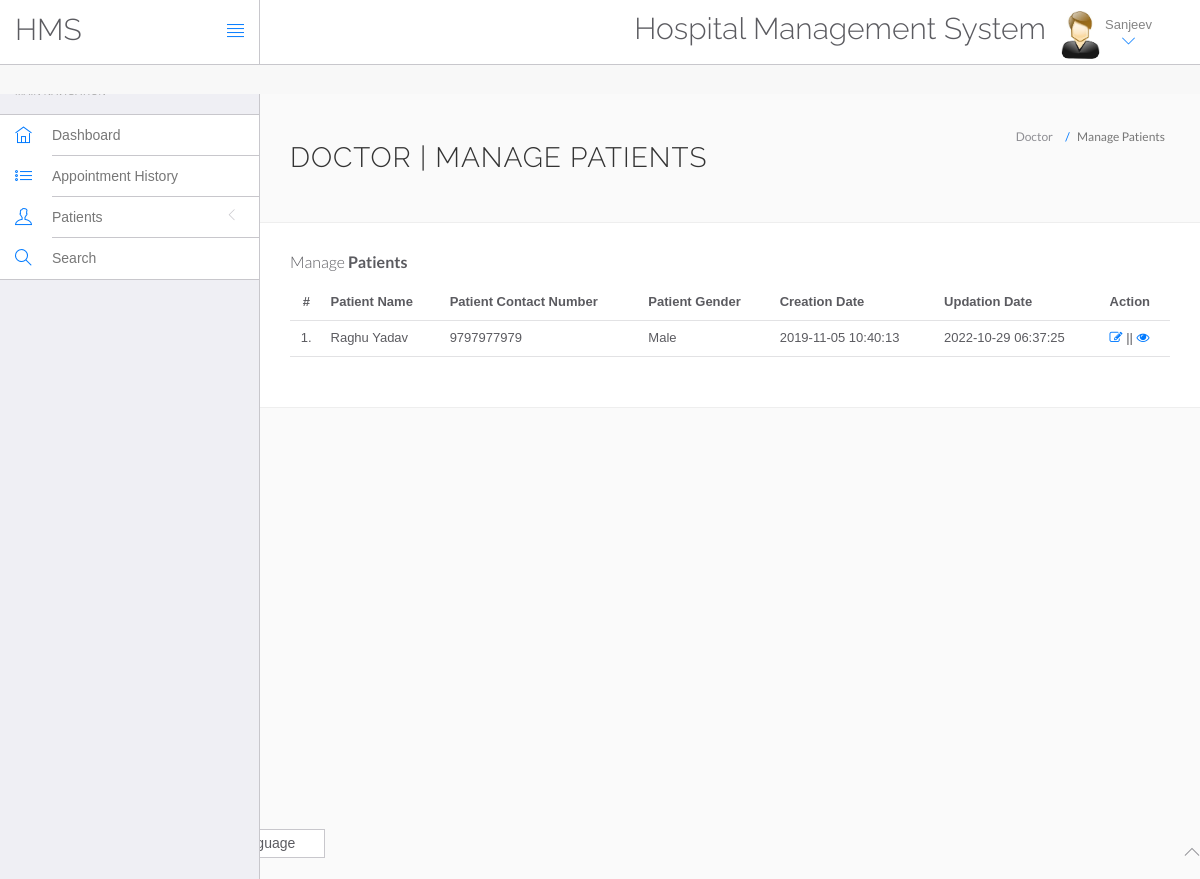
Screenshot of /hms/doctor/manage-patient.php (signed in) with the database file from the repository.
### tables this page shows
CREATE TABLE `doctors` (
  `id` int(11) NOT NULL,
  `specilization` varchar(255) DEFAULT NULL,
  `doctorName` varchar(255) DEFAULT NULL,
  `address` longtext DEFAULT NULL,
  `docFees` varchar(255) DEFAULT NULL,
  `contactno` bigint(11) DEFAULT NULL,
  `docEmail` varchar(255) DEFAULT NULL,
  `password` varchar(255) DEFAULT NULL,
  `creationDate` timestamp NULL DEFAULT current_timestamp(),
  `updationDate` timestamp NULL DEFAULT NULL ON UPDATE current_timestamp()
);

CREATE TABLE `tblpatient` (
  `ID` int(10) NOT NULL,
  `Docid` int(10) DEFAULT NULL,
  `PatientName` varchar(200) DEFAULT NULL,
  `PatientContno` bigint(10) DEFAULT NULL,
  `PatientEmail` varchar(200) DEFAULT NULL,
  `PatientGender` varchar(50) DEFAULT NULL,
  `PatientAdd` mediumtext DEFAULT NULL,
  `PatientAge` int(10) DEFAULT NULL,
  `PatientMedhis` mediumtext DEFAULT NULL,
  `CreationDate` timestamp NULL DEFAULT current_timestamp(),
  `UpdationDate` timestamp NULL DEFAULT NULL ON UPDATE current_timestamp()
);

### hms/doctor/manage-patient.php (the view, shortened to what this page needs)
<?php
include('include/config.php');
?>
<!DOCTYPE html>
<html lang="en">
	<head>
		<link rel="stylesheet" href="vendor/bootstrap/css/bootstrap.min.css">
		<link rel="stylesheet" href="vendor/fontawesome/css/font-awesome.min.css">
		<link rel="stylesheet" href="vendor/themify-icons/themify-icons.min.css">
		<link href="vendor/animate.css/animate.min.css" rel="stylesheet" media="screen">
		<link href="vendor/perfect-scrollbar/perfect-scrollbar.min.css" rel="stylesheet" media="screen">
		<link href="vendor/switchery/switchery.min.css" rel="stylesheet" media="screen">
		<link href="vendor/bootstrap-touchspin/jquery.bootstrap-touchspin.min.css" rel="stylesheet" media="screen">
		<link href="vendor/select2/select2.min.css" rel="stylesheet" media="screen">
		<link href="vendor/bootstrap-datepicker/bootstrap-datepicker3.standalone.min.css" rel="stylesheet" media="screen">
		<link href="vendor/bootstrap-timepicker/bootstrap-timepicker.min.css" rel="stylesheet" media="screen">
		<link rel="stylesheet" href="assets/css/styles.css">
		<link rel="stylesheet" href="assets/css/plugins.css">
		<link rel="stylesheet" href="assets/css/themes/theme-1.css" id="skin_color" />
	</head>
	<body>
		<div id="app">
<?php include('include/sidebar.php');?>
<div class="app-content">
<?php include('include/header.php');?>
<div class="main-content" >
<div class="wrap-content container" id="container">
<section id="page-title">
<div class="row">
<div class="col-sm-8">
<h1 class="mainTitle">Doctor | Manage Patients</h1>
</div>
<ol class="breadcrumb">
<li>
<span>Doctor</span>
</li>
<li class="active">
<span>Manage Patients</span>
</li>
</ol>
</div>
</section>
<div class="container-fluid container-fullw bg-white">
<div class="row">
<div class="col-md-12">
<h5 class="over-title margin-bottom-15">Manage <span class="text-bold">Patients</span></h5>
<table class="table table-hover" id="sample-table-1">
<thead>
<tr>
<th class="center">#</th>
<th>Patient Name</th>
<th>Patient Contact Number</th>
<th>Patient Gender </th>
<th>Creation Date </th>
<th>Updation Date </th>
<th>Action</th>
</tr>
</thead>
<tbody>
<?php
$docid=$_SESSION['id'];
$sql=mysqli_query($con,"select * from tblpatient where Docid='$docid' ");
$cnt=1;
while($row=mysqli_fetch_array($sql))
{
?>
<tr>
<td class="center"><?php echo $cnt;?>.</td>
<td class="hidden-xs"><?php echo $row['PatientName'];?></td>
<td><?php echo $row['PatientContno'];?></td>
<td><?php echo $row['PatientGender'];?></td>
<td><?php echo $row['CreationDate'];?></td>
<td><?php echo $row['UpdationDate'];?>
</td>
<td>
<a href="edit-patient.php?editid=<?php echo $row['ID'];?>"><i class="fa fa-edit"></i></a> || <a href="view-patient.php?viewid=<?php echo $row['ID'];?>"><i class="fa fa-eye"></i></a>
</td>
</tr>
<?php
$cnt=$cnt+1;
 }?></tbody>
</table>
</div>
</div>
</div>
</div>
</div>
</div>
</div>
	<?php include('include/footer.php');?>
	</body>
</html>

### hms/doctor/include/header.php (shortened to what this page needs)
<header class="navbar navbar-default navbar-static-top">
					<div class="navbar-header">
						<a class="navbar-brand" href="#">
							<h2 style="padding-top:20% ">HMS</h2>
						</a>
						<a href="#" class="sidebar-toggler pull-right visible-md visible-lg" data-toggle-class="app-sidebar-closed" data-toggle-target="#app">
							<i class="ti-align-justify"></i>
						</a>
					</div>
					<div class="navbar-collapse collapse">
						<ul class="nav navbar-right">
								<li  style="padding-top:2% ">
								<h2>Hospital Management System</h2>
							</li>
							<li class="dropdown current-user">
								<a href class="dropdown-toggle" data-toggle="dropdown">
									<img src="assets/images/images.jpg" > <span class="username">
									<?php $query=mysqli_query($con,"select doctorName from doctors where id='".$_SESSION['id']."'");
while($row=mysqli_fetch_array($query))
{
	echo $row['doctorName'];
}
									?> <i class="ti-angle-down"></i></i></span>
								</a>
							</li>
						</ul>
					</div>
				</header>

### hms/doctor/assets/css/themes/theme-1.css (style rules this page uses)
body { background: #FAFAFA; }
header .navbar-header { background: #ffffff !important; border-right-color: #c8c7cc !important; border-bottom-color: #c8c7cc !important; }
header .navbar-header .sidebar-toggler, header .navbar-header .sidebar-mobile-toggler { color: #007aff !important; }
header .navbar-header .navbar-brand { color: #777 !important; }
header .navbar-collapse { background: #ffffff !important; border-bottom-color: #c8c7cc !important; box-shadow: none !important; }
header .navbar-collapse .navbar-right > li > a { color: #777; }
header .navbar-collapse .navbar-right > li > a i { color: #007aff !important; }

### hms/doctor/manage-patient.php (style rules this page uses)
body { top:0 !important; }

### hms/include/setting.php (style rules this page uses)
body { top:0 !important; }

### rows the page displays
doctors: doctorName "Sanjeev"
tblpatient: PatientName "Raghu Yadav", PatientContno "9797977979", PatientGender "Male", CreationDate "2019-11-05 10:40:13", UpdationDate "2022-10-29 06:37:25"
